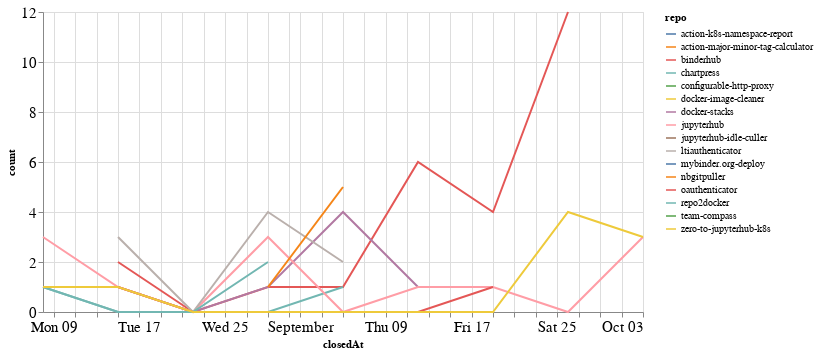

Notebook cell for this chart:
### Code cell
closed_by_time = closed_by.groupby('repo').resample('W', on='closedAt').count()['author'].reset_index()
closed_by_time = closed_by_time.rename(columns={'author': 'count'})

alt.Chart(closed_by_time, width=600).mark_line().encode(
    x='closedAt',
    y='count',
    color='repo',
    tooltip="repo"
)

### Figure 1 — Vega-Lite specification as saved in the notebook (floating-point values rounded to 4 significant figures)
{"config": {"axisLeft": {"labelFontSize": 15}, "axisBottom": {"labelFontSize": 15}}, "data": {"name": "data-5bceb8dacd8830ec92142e04310a6a46"}, "mark": "line", "encoding": {"color": {"type": "nominal", "field": "repo"}, "tooltip": {"type": "nominal", "field": "repo"}, "x": {"type": "temporal", "field": "closedAt"}, "y": {"type": "quantitative", "field": "count"}}, "width": 600, "$schema": "https://vega.github.io/schema/vega-lite/v4.8.1.json", "datasets": {"data-5bceb8dacd8830ec92142e04310a6a46": [{"repo": "action-k8s-namespace-report", "closedAt": "2021-09-26T00:00:00", "count": 1}, {"repo": "action-major-minor-tag-calculator", "closedAt": "2021-09-26T00:00:00", "count": 1}, {"repo": "binderhub", "closedAt": "2021-08-15T00:00:00", "count": 2}, {"repo": "binderhub", "closedAt": "2021-08-22T00:00:00", "count": 0}, {"repo": "binderhub", "closedAt": "2021-08-29T00:00:00", "count": 1}, {"repo": "binderhub", "closedAt": "2021-09-05T00:00:00", "count": 1}, {"repo": "binderhub", "closedAt": "2021-09-12T00:00:00", "count": 6}, {"repo": "binderhub", "closedAt": "2021-09-19T00:00:00", "count": 4}, {"repo": "binderhub", "closedAt": "2021-09-26T00:00:00", "count": 12}, {"repo": "chartpress", "closedAt": "2021-08-08T00:00:00", "count": 1}, {"repo": "chartpress", "closedAt": "2021-08-15T00:00:00", "count": 0}, {"repo": "chartpress", "closedAt": "2021-08-22T00:00:00", "count": 0}, {"repo": "chartpress", "closedAt": "2021-08-29T00:00:00", "count": 0}, {"repo": "chartpress", "closedAt": "2021-09-05T00:00:00", "count": 1}, {"repo": "configurable-http-proxy", "closedAt": "2021-09-19T00:00:00", "count": 1}, {"repo": "docker-image-cleaner", "closedAt": "2021-09-26T00:00:00", "count": 1}, {"repo": "docker-stacks", "closedAt": "2021-08-08T00:00:00", "count": 1}, {"repo": "docker-stacks", "closedAt": "2021-08-15T00:00:00", "count": 1}, {"repo": "docker-stacks", "closedAt": "2021-08-22T00:00:00", "count": 0}, {"repo": "docker-stacks", "closedAt": "2021-08-29T00:00:00", "count": 1}, {"repo": "docker-stacks", "closedAt": "2021-09-05T00:00:00", "count": 4}, {"repo": "docker-stacks", "closedAt": "2021-09-12T00:00:00", "count": 1}, {"repo": "jupyterhub", "closedAt": "2021-08-08T00:00:00", "count": 3}, {"repo": "jupyterhub", "closedAt": "2021-08-15T00:00:00", "count": 1}, {"repo": "jupyterhub", "closedAt": "2021-08-22T00:00:00", "count": 0}, {"repo": "jupyterhub", "closedAt": "2021-08-29T00:00:00", "count": 3}, {"repo": "jupyterhub", "closedAt": "2021-09-05T00:00:00", "count": 0}, {"repo": "jupyterhub", "closedAt": "2021-09-12T00:00:00", "count": 1}, {"repo": "jupyterhub", "closedAt": "2021-09-19T00:00:00", "count": 1}, {"repo": "jupyterhub", "closedAt": "2021-09-26T00:00:00", "count": 0}, {"repo": "jupyterhub", "closedAt": "2021-10-03T00:00:00", "count": 3}, {"repo": "jupyterhub-idle-culler", "closedAt": "2021-09-19T00:00:00", "count": 2}, {"repo": "ltiauthenticator", "closedAt": "2021-08-15T00:00:00", "count": 3}, {"repo": "ltiauthenticator", "closedAt": "2021-08-22T00:00:00", "count": 0}, {"repo": "ltiauthenticator", "closedAt": "2021-08-29T00:00:00", "count": 4}, {"repo": "ltiauthenticator", "closedAt": "2021-09-05T00:00:00", "count": 2}, {"repo": "mybinder.org-deploy", "closedAt": "2021-08-08T00:00:00", "count": 1}, {"repo": "nbgitpuller", "closedAt": "2021-08-29T00:00:00", "count": 1}, {"repo": "nbgitpuller", "closedAt": "2021-09-05T00:00:00", "count": 5}, {"repo": "oauthenticator", "closedAt": "2021-08-15T00:00:00", "count": 1}, {"repo": "oauthenticator", "closedAt": "2021-08-22T00:00:00", "count": 0}, {"repo": "oauthenticator", "closedAt": "2021-08-29T00:00:00", "count": 0}, {"repo": "oauthenticator", "closedAt": "2021-09-05T00:00:00", "count": 0}, {"repo": "oauthenticator", "closedAt": "2021-09-12T00:00:00", "count": 0}, {"repo": "oauthenticator", "closedAt": "2021-09-19T00:00:00", "count": 1}, {"repo": "repo2docker", "closedAt": "2021-08-08T00:00:00", "count": 1}, {"repo": "repo2docker", "closedAt": "2021-08-15T00:00:00", "count": 0}, {"repo": "repo2docker", "closedAt": "2021-08-22T00:00:00", "count": 0}, {"repo": "repo2docker", "closedAt": "2021-08-29T00:00:00", "count": 2}, {"repo": "team-compass", "closedAt": "2021-10-03T00:00:00", "count": 1}, {"repo": "zero-to-jupyterhub-k8s", "closedAt": "2021-08-08T00:00:00", "count": 1}, {"repo": "zero-to-jupyterhub-k8s", "closedAt": "2021-08-15T00:00:00", "count": 1}, {"repo": "zero-to-jupyterhub-k8s", "closedAt": "2021-08-22T00:00:00", "count": 0}, {"repo": "zero-to-jupyterhub-k8s", "closedAt": "2021-08-29T00:00:00", "count": 0}, {"repo": "zero-to-jupyterhub-k8s", "closedAt": "2021-09-05T00:00:00", "count": 0}, {"repo": "zero-to-jupyterhub-k8s", "closedAt": "2021-09-12T00:00:00", "count": 0}, {"repo": "zero-to-jupyterhub-k8s", "closedAt": "2021-09-19T00:00:00", "count": 0}, {"repo": "zero-to-jupyterhub-k8s", "closedAt": "2021-09-26T00:00:00", "count": 4}, {"repo": "zero-to-jupyterhub-k8s", "closedAt": "2021-10-03T00:00:00", "count": 3}]}}
